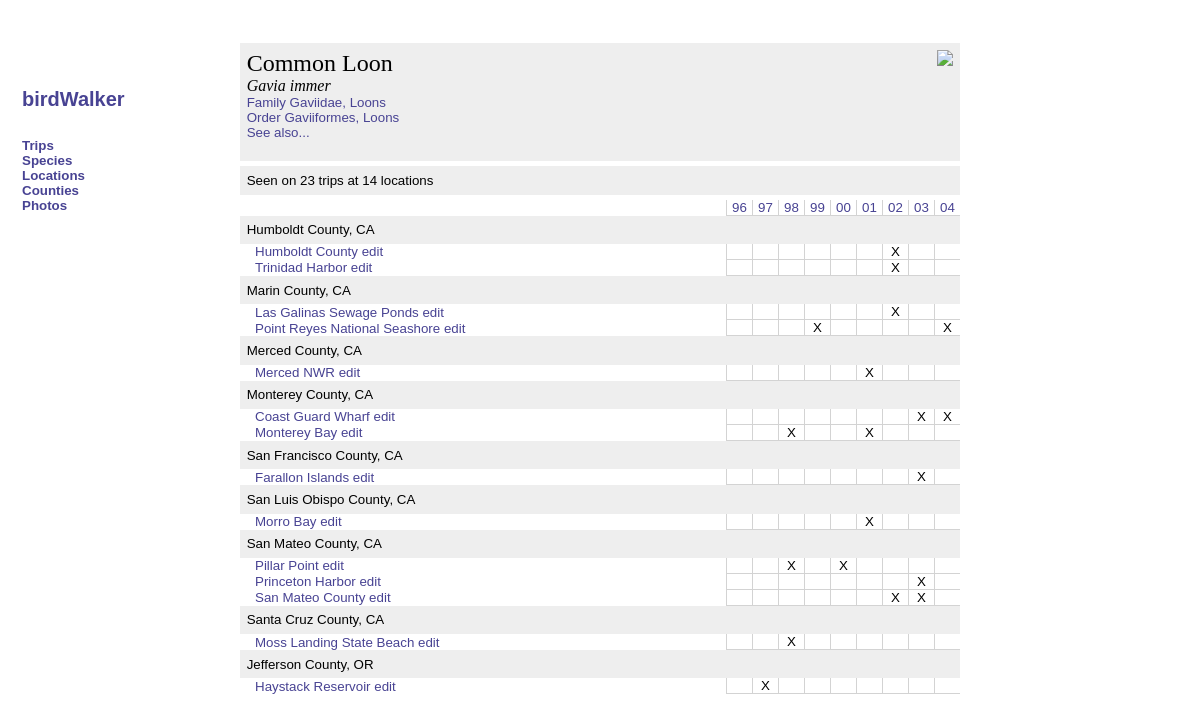
Page /speciesdetail.php?id=1010010400 on the committed database.
### tables this page shows
CREATE TABLE species (
  objectid bigint(20) NOT NULL default '0',
  Abbreviation varchar(16) default NULL,
  LatinName text,
  CommonName text,
  Notes text,
  ReferenceURL text,
  PRIMARY KEY  (objectid),
  KEY AbbreviationIndex (Abbreviation)
) TYPE=MyISAM;

CREATE TABLE taxonomy (
  objectid bigint(20) NOT NULL default '0',
  Abbreviation varchar(16) default NULL,
  LatinName text,
  CommonName text,
  Notes text,
  ReferenceURL text,
  PRIMARY KEY  (objectid),
  KEY objectidIndex (objectid)
) TYPE=MyISAM;

CREATE TABLE location (
  objectid mediumint(9) NOT NULL auto_increment,
  Name varchar(255) default NULL,
  ReferenceURL text,
  City text,
  County varchar(255) default NULL,
  State char(2) default NULL,
  Notes text,
  LatLongSystem text,
  Latitude text,
  Longitude text,
  PRIMARY KEY  (objectid),
  KEY NameIndex (Name),
  KEY CountyIndex (County),
  KEY StateIndex (State)
) TYPE=MyISAM;

### birdwalker.php (the view, shortened to what this page needs)
<?php
function navigationHeader()
{
	echo "
	<div class=\"contentleft\">
      <div style=\"height: 50px\"><a href=\"./index.php\">birdWalker</div>
	  <div class=\"leftsubtitle\"><a href=\"./tripindex.php\">Trips</a></div>
	  <div class=\"leftsubtitle\"><a href=\"./speciesindex.php\">Species</a></div>
	  <div class=\"leftsubtitle\"><a href=\"./locationindex.php\">Locations</a></div>
	  <div class=\"leftsubtitle\"><a href=\"./countyindex.php\">Counties</a></div>
	  <div class=\"leftsubtitle\"><a href=\"./photoindex.php\">Photos</a></div>
	</div>
 ";
}
function getEnableEdit()
{
	return true;
}
function selectDatabase()
{
	$mysql["host"] = "localhost";
	$mysql["user"] = "birdwalker";
	$mysql["pass"] = "birdwalker";
	$mysql["database"] = "birdwalker";
}
function getThumbForSightingInfo($sightingInfo)
{
	return "<a href=\"./photodetail.php?id=" . $sightingInfo["objectid"] . "\"><img src=\"./images/thumb/" . $sightingInfo["TripDate"] . "-" . $sightingInfo["SpeciesAbbreviation"] . ".jpg\" align=right border=0></a>";
}
function performQuery($queryString)
{
	$theQuery = mysql_query($queryString) or die("query error " . $queryString);
	return $theQuery;
}
function performCount($queryString)
{
	$theQuery = mysql_query($queryString) or die("count query error " . $queryString);
	$theCount = mysql_fetch_array($theQuery);
	return $theCount[0];
}
function performOneRowQuery($queryString)
{
	$theQuery = mysql_query($queryString) or die("single row query error " . $queryString);
	$theFirstRow = mysql_fetch_array($theQuery);
	return $theFirstRow;
}
function bitToString($aBitVector, $anIndex)
{
	if (($aBitVector >> $anIndex) & 1) { return "X"; } else { return "&nbsp;" ; }
}
function getSpeciesInfo($objectid)
{
	return performOneRowQuery("SELECT * FROM species where objectid=" . $objectid);
}
function insertYearLabels()
{
	for ($year = 1996; $year <= 2004; $year++)
	{
		echo "<td class=yearcell align=center><a href=\"./yeardetail.php?year=" . $year . "\">" . substr($year, 2, 2) . "</a></td>";
	}
}
function formatLocationByYearTable($locationCount, $gridQueryString)
{
	$gridQuery = performQuery($gridQueryString);
	echo "<table cellpadding=0 cellspacing=0 columns=11 class=\"report-content\" width=\"100%\">";
	echo "<tr><td></td>"; insertYearLabels(); echo "</tr>";
	while ($info = mysql_fetch_array($gridQuery))
	{
		$theMask = $info["mask"];
		if ($prevInfo["County"] != $info["County"]) {
			echo "<tr><td class=titleblock colspan=11>" .  $info["County"] . " County, " . $info["State"] . "</td></tr>";
		}
		echo "<tr><td class=firstcell>";
		echo "<a href=\"./locationdetail.php?id=" . $info["locationid"] . "\">" . $info["LocationName"] . "</a>";
		if (getEnableEdit()) { echo "<a href=\"./locationedit.php?id=" . $info["locationid"] . "\"> edit</a>"; }
		echo "</td>";
		for ($index = 1; $index <= 9; $index++) echo "<td class=bordered align=center>" . bitToString($theMask, $index) . "</td>";
		echo "</tr>";
		$prevInfo = $info;
	}
	echo "</table>";
}
function getOrderInfo($objectid)
{
	return getTaxonomyInfo($objectid, 9);
}
function getFamilyInfo($objectid)
{
	return getTaxonomyInfo($objectid, 7);
}
function getTaxonomyInfo($objectid, $blankDigits)
{
	$shift = pow(10, $blankDigits - 1);
	$taxonomyID = floor($objectid / $shift) * $shift;
	$taxonomyQueryString = "SELECT * FROM taxonomy where objectid=" . $taxonomyID;
	return performOneRowQuery($taxonomyQueryString);
}
function getTripCount($whereClause = "")
{
	if (strlen($whereClause) > 0)
	{
		$tripCountQueryString = "select count(distinct trip.objectid) from trip, sighting where " . $whereClause;
	}
	else
	{
		$tripCountQueryString = "select count(distinct trip.objectid) from trip";
	}
	return performCount($tripCountQueryString);
}
?>

### speciesdetail.php (shortened to what this page needs)
<?php
require("./birdwalker.php");
$speciesInfo = getSpeciesInfo($_GET['id']);
$orderInfo = getOrderInfo($_GET['id']);
$familyInfo = getFamilyInfo($_GET['id']);
$tripWhereClause = "'" . $speciesInfo["Abbreviation"] . "'=sighting.SpeciesAbbreviation and sighting.TripDate=trip.Date";
$speciesTripQuery = performQuery( "select sighting.Notes as sightingNotes, trip.*, date_format(Date, '%M %e, %Y') as niceDate from trip, sighting where " . $tripWhereClause . " order by trip.Date desc");
$speciesTripCount = getTripCount($tripWhereClause);
$locationWhereClause = " '" . $speciesInfo["Abbreviation"] . "'=sighting.SpeciesAbbreviation and sighting.LocationName=location.Name";
$speciesLocationListQuery = performQuery( "select distinct(location.objectid), location.* from location, sighting where " . $locationWhereClause . " order by State, County, Name");
$speciesLocationCount = performCount("select count(distinct location.objectid) from location, sighting where " . $locationWhereClause);
$photoQuery = performQuery("select * from sighting where SpeciesAbbreviation='" . $speciesInfo["Abbreviation"] . "' and Photo='1' order by TripDate desc");
?>
<html>
<head>
  <link title="Style" href="./stylesheet.css" type="text/css" rel="stylesheet">
</head>
<body>
<?php navigationHeader() ?>
  <div class=contentright>
	<div class="titleblock">
<?php if ($photoInfo = mysql_fetch_array($photoQuery)){ echo getThumbForSightingInfo($photoInfo); } ?>
      <div class="pagetitle"><?php echo $speciesInfo["CommonName"] ?></div>
      <div class="pagesubtitle"><?php echo $speciesInfo["LatinName"] ?></div>
      <div class="metadata">
	    <a href="./familydetail.php?family=<?php echo $familyInfo["objectid"] / pow(10, 7) ?>">
          Family <?php echo $familyInfo["LatinName"] ?>, <?php echo $familyInfo["CommonName"] ?>
        </a>
      </div>
      <div class="metadata">
	    <a href="./orderdetail.php?order=<?php echo $orderInfo["objectid"] / pow(10, 9) ?>">
	      Order <?php echo $orderInfo["LatinName"] ?>, <?php echo $orderInfo["CommonName"] ?>
        </a>
<?php if (strlen($speciesInfo["ReferenceURL"]) > 0) {
      echo "<div><a href=\"" . $speciesInfo["ReferenceURL"] . "\">See also...</a></div>";
} ?>
      </div> <br clear=all/>
	</div>
    <div class=titleblock>Seen on <?php echo $speciesTripCount ?> trips at <?php echo $speciesLocationCount ?> locations</div>
<?php
  if ($speciesTripCount < 5)
  {
	  while($tripInfo = mysql_fetch_array($speciesTripQuery)) {
		  echo "<div class=firstcell><a href=\"./tripdetail.php?id=" . $tripInfo["objectid"] . "\">" . $tripInfo["Name"] . " (" . $tripInfo["niceDate"] .  ")</a></div>";
		  echo "<div class=sighting-notes>" . $tripInfo["sightingNotes"] . "</div>";
	  }
	  echo "<div class=\"titleblock\">Seen in ". $speciesLocationCount . " locations</div>";
	  $prevInfo=null;
	  while($info = mysql_fetch_array($speciesLocationListQuery))
	  {
		  echo "<div class=firstcell><a href=\"./locationdetail.php?id=".$info["objectid"]."\">".$info["Name"]."</a></div>";
		  $prevInfo = $info;
	  }
	  echo "</div>";
  }
  else
  {
	  $gridQueryString="select distinct(LocationName), County, State, location.objectid as locationid, bit_or(1 << (year(TripDate) - 1995)) as mask from sighting, location where sighting.LocationName=location.Name and sighting.SpeciesAbbreviation='" . $speciesInfo["Abbreviation"] . "' group by sighting.LocationName order by location.State, location.County, location.Name;";
	  formatLocationByYearTable($speciesLocationCount, $gridQueryString);
   }
?>
</body>
</html>

### stylesheet.css (style rules this page uses)
.contentleft { font: 15pt Arial; font-weight: bold; left: 1%; width: 14%; top: 1%; padding-top: 80px; padding-left: 10px; position: absolute; text-decoration: none }
.contentright { font: 10pt Arial; left: 20%; width: 60%; top: 1%; padding-top: 30px; padding-bottom: 30px; position: absolute }
.leftsubtitle { font: 10pt Arial; font-weight: bold; text-decoration: none }
.contentleft a { text-decoration: none }
.leftsubtitle a { text-decoration: none }
.pagetitle { font: 18pt Times, Serif }
.pagesubtitle { font: 12pt Times, Serif; font-style: italic }
.metadata { font: 10pt Arial, Serif }
.titleblock { margin-top: 5px; margin-bottom: 5px; padding: 5pt; background-color: #EEEEEE }
.report-content { font: 10pt Arial, Serif }
.firstcell { padding-left: 15px }
.bordered { border-left: solid 1px lightgray; border-bottom: solid 1px lightgray; width: 25px }
.yearcell { width: 20px; border-left: solid 1px lightgray; border-bottom: solid 1px lightgray; color: lightgray }
a { color:#484393; text-decoration:none; }

### rows in the picture
species: CommonName "Common Loon", LatinName "Gavia immer"
taxonomy: LatinName "Gaviidae", CommonName "Loons"
taxonomy: LatinName "Gaviiformes", CommonName "Loons"
location: County "Humboldt", State "CA", LocationName "Humboldt County", index "X"
location: LocationName "Trinidad Harbor", index "X"
location: County "Marin", State "CA", LocationName "Las Galinas Sewage Ponds", index "X"
location: LocationName "Point Reyes National Seashore", index "X"
location: County "Merced", State "CA", LocationName "Merced NWR", index "X"
location: County "Monterey", State "CA", LocationName "Coast Guard Wharf", index "X"
location: LocationName "Monterey Bay", index "X"
location: County "San Francisco", State "CA", LocationName "Farallon Islands", index "X"
location: County "San Luis Obispo", State "CA", LocationName "Morro Bay", index "X"
location: County "San Mateo", State "CA", LocationName "Pillar Point", index "X"
location: LocationName "Princeton Harbor", index "X"
location: LocationName "San Mateo County", index "X"
location: County "Santa Cruz", State "CA", LocationName "Moss Landing State Beach", index "X"
location: County "Jefferson", State "OR", LocationName "Haystack Reservoir", index "X"

### other values in the picture
$speciesTripCount "23"
$speciesLocationCount "14"
substr($year, 2, 2) "96"
substr($year, 2, 2) "97"
substr($year, 2, 2) "98"
substr($year, 2, 2) "99"
substr($year, 2, 2) "00"
substr($year, 2, 2) "01"
substr($year, 2, 2) "02"
substr($year, 2, 2) "03"
substr($year, 2, 2) "04"
